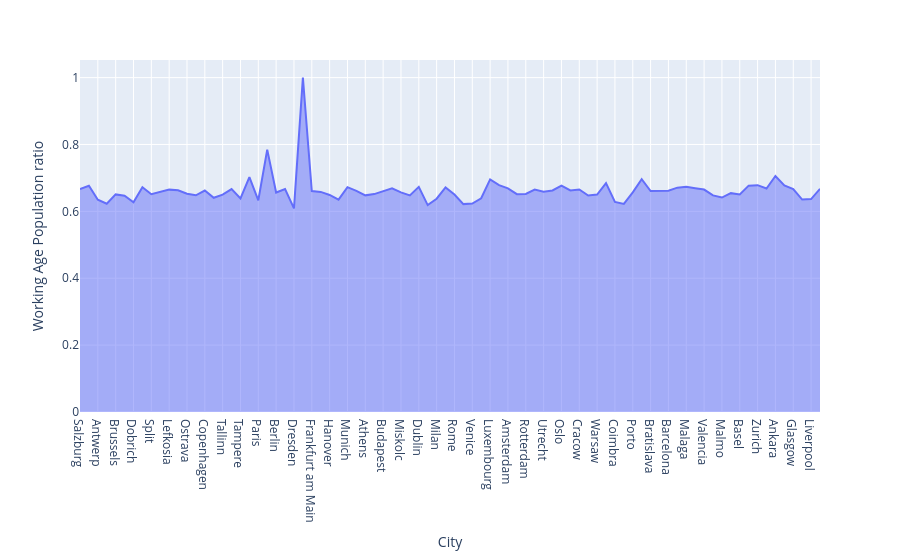

The notebook cell saved with this chart:
### Markdown cell above
**Step 11**: Repeat the visualization to obtain accurate insights.

### Code cell
data_copy['Working Age Population ratio'] = data_copy['Working Age Population'] / data_copy['Population']
fig = px.area(data_frame=data_copy, x='City', y='Working Age Population ratio')
fig.show()

### Figure 1 — Plotly figure (JSON) as saved in the notebook; plotly's stock layout.template omitted (floating-point values rounded to 4 significant figures)
{"data": [{"fillpattern": {"shape": ""}, "hovertemplate": "City=%{x}<br>Working Age Population ratio=%{y}<extra></extra>", "legendgroup": "", "line": {"color": "#636efa"}, "marker": {"symbol": "circle"}, "mode": "lines", "name": "", "orientation": "v", "showlegend": false, "stackgroup": "1", "type": "scatter", "x": ["Salzburg", "Vienna", "Antwerp", "Bruges", "Brussels", "Gent", "Dobrich", "Sofia", "Split", "Zagreb", "Lefkosia", "Lemesos", "Ostrava", "Prague", "Copenhagen", "Odense", "Tallinn", "Helsinki", "Tampere", "Lyon", "Paris", "Toulouse", "Berlin", "Cologne", "Dresden", "Dusseldorf", "Frankfurt am Main", "Hamburg", "Hanover", "Leipzig", "Munich", "Stuttgart", "Athens", "Thessaloniki", "Budapest", "Debrecen", "Miskolc", "Cork", "Dublin", "Florence", "Milan", "Naples", "Rome", "Turin", "Venice", "Riga", "Luxembourg", "Malta", "Amsterdam", "Eindhoven", "Rotterdam", "The Hague", "Utrecht", "Bergen", "Oslo", "Stavanger", "Cracow", "Lodz", "Warsaw", "Braga", "Coimbra", "Lisbon", "Porto", "Giroc", "Bratislava", "Ljubljana", "Barcelona", "Madrid", "Malaga", "Seville", "Valencia", "Gothenburg", "Malmo", "Stockholm", "Basel", "Geneva", "Zurich", "Adana", "Ankara", "Edinburgh", "Glasgow", "Leeds", "Liverpool", "London"], "xaxis": "x", "y": [0.6671, 0.6767, 0.6347, 0.6229, 0.6508, 0.647, 0.6274, 0.6719, 0.6513, 0.6577, 0.665, 0.6632, 0.6526, 0.648, 0.6624, 0.6406, 0.6498, 0.6667, 0.6388, 0.7025, 0.6332, 0.7845, 0.6563, 0.6668, 0.6091, 1.0, 0.6609, 0.6582, 0.649, 0.6349, 0.6724, 0.6614, 0.6479, 0.6516, 0.6607, 0.6692, 0.6569, 0.6477, 0.6733, 0.6187, 0.6378, 0.6718, 0.6502, 0.6216, 0.6235, 0.6392, 0.6955, 0.6782, 0.6686, 0.6514, 0.6522, 0.6652, 0.659, 0.6625, 0.6772, 0.6627, 0.6653, 0.6474, 0.6501, 0.6847, 0.6284, 0.6222, 0.6568, 0.6962, 0.6608, 0.6617, 0.6616, 0.6709, 0.6738, 0.6693, 0.6652, 0.6477, 0.6413, 0.6545, 0.6508, 0.6769, 0.6783, 0.6684, 0.7056, 0.6776, 0.6665, 0.6353, 0.6366, 0.6675], "yaxis": "y"}], "layout": {"legend": {"tracegroupgap": 0}, "margin": {"t": 60}, "xaxis": {"anchor": "y", "domain": [0, 1], "title": {"text": "City"}}, "yaxis": {"anchor": "x", "domain": [0, 1], "title": {"text": "Working Age Population ratio"}}}}
